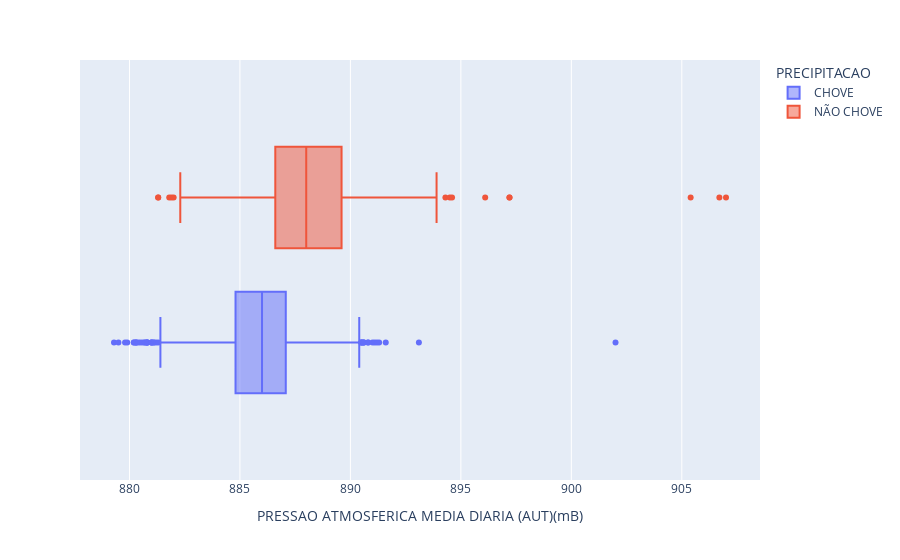

Notebook code cell kept with this figure:
### Code cell
px.box(df, x ='PRESSAO ATMOSFERICA MEDIA DIARIA (AUT)(mB)', color = 'PRECIPITACAO' )

### Figure 1 — Plotly figure (JSON) as saved in the notebook; plotly's stock layout.template omitted (floating-point values rounded to 4 significant figures; data arrays with more than 128 entries replaced by an {"elided": "..."} marker saying what was removed)
{"data": [{"alignmentgroup": "True", "hovertemplate": "PRECIPITACAO=CHOVE<br>PRESSAO ATMOSFERICA MEDIA DIARIA (AUT)(mB)=%{x}<extra></extra>", "legendgroup": "CHOVE", "marker": {"color": "#636efa"}, "name": "CHOVE", "notched": false, "offsetgroup": "CHOVE", "orientation": "h", "showlegend": true, "type": "box", "x": {"elided": "2375 float values"}, "x0": " ", "xaxis": "x", "y0": " ", "yaxis": "y"}, {"alignmentgroup": "True", "hovertemplate": "PRECIPITACAO=NÃO CHOVE<br>PRESSAO ATMOSFERICA MEDIA DIARIA (AUT)(mB)=%{x}<extra></extra>", "legendgroup": "NÃO CHOVE", "marker": {"color": "#EF553B"}, "name": "NÃO CHOVE", "notched": false, "offsetgroup": "NÃO CHOVE", "orientation": "h", "showlegend": true, "type": "box", "x": {"elided": "4164 float values"}, "x0": " ", "xaxis": "x", "y0": " ", "yaxis": "y"}], "layout": {"boxmode": "group", "legend": {"title": {"text": "PRECIPITACAO"}, "tracegroupgap": 0}, "margin": {"t": 60}, "xaxis": {"anchor": "y", "domain": [0, 1], "title": {"text": "PRESSAO ATMOSFERICA MEDIA DIARIA (AUT)(mB)"}}, "yaxis": {"anchor": "x", "domain": [0, 1]}}}
